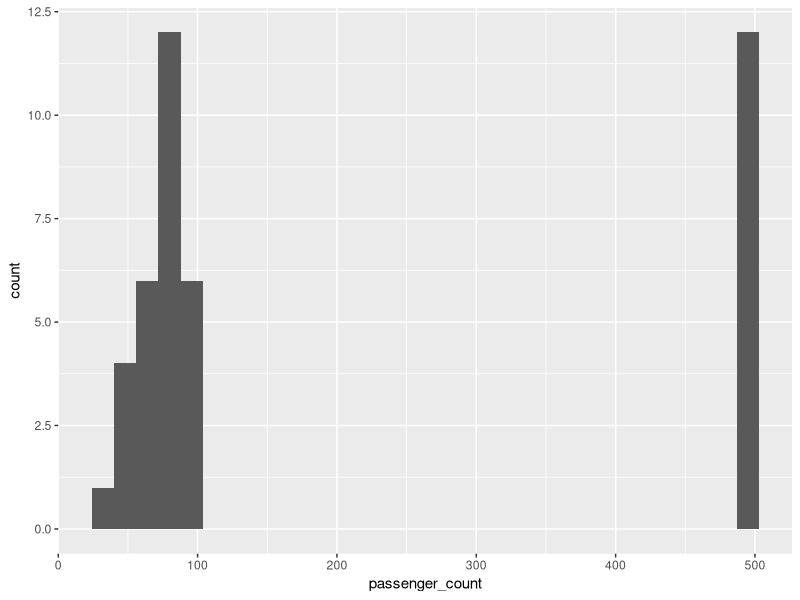

Write the R code that produced this figure.
library("dplyr")
library("ggplot2")

df <- read.csv('train_data.csv')


#take a look at the first five lines of the data
head(df)

#or this way
str(df)

unique(df$train_id)
unique(df$route)
unique(df$arrival_time)


#since none of the variables alone, show us one specific journey, we need to combine them
journeys <- df %>% 
  group_by(train_id, route, arrival_time, date) %>% 
  summarise(passenger_count = n())
journeys

# size of journeys are 281; let's see if we can remove the train_id from groupping variables
journeys <- df %>%
  group_by(route, arrival_time, date) %>%
  summarise(passenger_count = n())
journeys
#again, we have 281 journeys; it seems we can ignore the train_id for now

#Now, let's look at the distribution of passenger count in each journey
ggplot(journeys, aes(x = passenger_count)) +
  geom_histogram()
# there are a lot of trains which run near empty, and a lot of them which are full
# let's extract some statistics
summary(journeys$passenger_count)
# based on the number of passengers per journey, we can see that the average number 
# of passenger per journey is 214. Given that the maximum number of passengers in a journey
# is 500 (the capacity of a train) and the median of the passenger count is 102,
# more that half of the trains are more than half empty. In fact we can check out
# how many journeys run with less than 250 passengers
sum(journeys$passenger_count < 250)

# 179 trains were less than half empty; what is the frequency of half empty trains?
sum(journeys$passenger_count < 250) / length(journeys$passenger_count)
# 63% ! it seems that the argument of train companies are true. But what about how
# passenger feel? Do passengers have a point when complaining about crowded trains?

#let's add a column to the data frame, showing the number of passenger in the journey
df <- df %>%
  group_by(arrival_time, date) %>%
  mutate(passengerc_count = n())

# let's define a busy train to be 80% full
max_capacity = 500
busy_train_percent = .8

# frequency of passengers commuting with a busy train
sum(df$passengerc_count > busy_train_percent * max_capacity) /
  length(df$passengerc_count)

# 54% of passengers are commuting with busy trains! It seems the commuters also
# have a point!